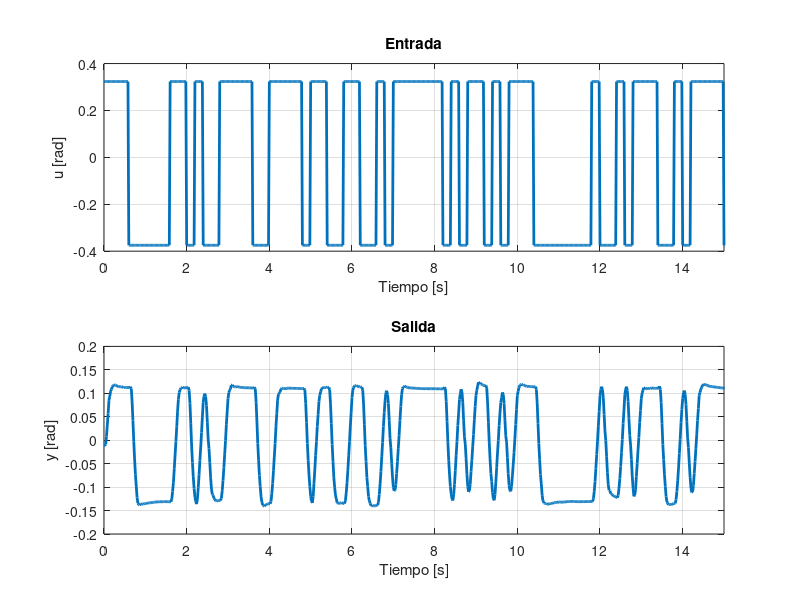

This chart was generated by the following MATLAB code: (Note: this script raises an error after producing the figure.)
clear; close all; clc;
load('datos_prueba.mat');
u = deg2rad(u - mean(u));
y = deg2rad(y - mean(y));
fs = 50;
Ts = 1/fs;

figure('Position',[50 -50 800 600]);

subplot(2, 1, 1);
plot(t, u, 'LineWidth', 2);
grid on;
xlabel('Tiempo [s]');
ylabel('u [rad]');
title('Entrada');
xlim([0, max(t)/4]);

subplot(2, 1, 2),
plot(t, y, 'LineWidth', 2);
grid on;
xlabel('Tiempo [s]');
ylabel('y [rad]');
title('Salida');
xlim([0, max(t)/4]);

exportgraphics(gcf, 'graficos id con medicion/entrada y salida.pdf', 'ContentType', 'image', 'Resolution', 300);
%% IDENTIFICACIÓN PREVIA
s = tf('s');
k = 11.4345;
q0 = 33.1549;
q1 = 9.736; 
G = k /(s^2 + q1 * s + q0); % --> Transferencia a identificar.
%NOTA: Tomar esta transferencia como referencia, no como objetivo. 
%El resultado puede ser distinto a esta, pero no demasiado
Gd = c2d(G, Ts, 'zoh'); 
Gd.Variable = 'z^-1';
present(Gd);
%% PASO 1: Identificación no paramétrica por Welch

NFFT = 512; %La estimación depende fuertemente de este valor. 
ventana = hann(NFFT);
noverlap = NFFT/2;

[Pyu,f] = cpsd(y,u,ventana,noverlap,NFFT,fs, 'twosided');
[Puu,~] = cpsd(u,u,ventana,noverlap,NFFT,fs, 'twosided');
w = 2 * pi * f;

G_welch = Pyu./Puu;

idx = w>0;

w = w(idx);
G_welch = G_welch(idx);

G_welch = frd(G_welch, w);
G_welch_bode = squeeze(G_welch.ResponseData);

%% CÓMPUTO DEL BODE TEÓRICO
G_teorica = squeeze(freqresp(Gd,w));

%% COMPARACIÓN EN BODES
W_MIN = w(1);
W_MAX = 50;
figure;

subplot(2,1,1);
semilogx(w, 20*log10(abs(G_welch_bode)), 'm', 'LineWidth', 1.5); hold on;
semilogx(w, 20*log10(abs(G_teorica)), 'b--', 'LineWidth', 1.5);

grid on;
ylabel('Magnitud [dB]');
legend('Welch',  'Estimacion original', 'Location', 'SouthWest');
title('Estimación por periodograma');
xlabel('\omega [rad/s]');
xlim([W_MIN, W_MAX]);

subplot(2,1,2);
semilogx(w, rad2deg(unwrap(angle(G_welch_bode))), 'm', 'LineWidth', 1.5); hold on;
semilogx(w, rad2deg(unwrap(angle(G_teorica))), 'b--', 'LineWidth', 1.5);

ylim([-400, 40]);
grid on;
xlabel('\omega [rad/s]');
ylabel('Fase [°]');
xlim([W_MIN, W_MAX]);

fig1 = gcf;
exportgraphics(fig1, 'graficos id con medicion/bode periodograma.pdf', 'ContentType', 'image', 'Resolution', 300);
%% ¿Está mal? Puede que no.
%{
Pareciera haber detectado un polo doble en 17.8 rad/s. 
Idea: esto puede tener que ver con el hecho de que la entrada es muy
amplia (+/- 20°, 40° de amplitud). Puede que se saturara la velocidad del
servo.

O simplemente la identificación original se hizo en otras condiciones.

¿Tiene sentido que la identificación sea sensible a las condiciones del
experimento?
%}

%% PASO 2: IDENTIFICACIÓN  POR ARX + REDUCCÓN

%Dividimos en conjuntos de identificación y testeo
N = length(u);
Nid = floor(0.75*N);
z_id  = iddata(y(1:Nid),u(1:Nid),Ts);
z_val = iddata(y(Nid+1:end),u(Nid+1:end),Ts);

orden = [8, 8, 1];
m_arx = arx(z_id, orden);

%% COMPARACIÓN EN BODES
w_plot = logspace(-1,2,length(w));

H_orig = squeeze(freqresp(Gd,w_plot));
H_arx  = squeeze(freqresp(m_arx,w_plot));


H_welch = interp1(w,G_welch_bode,w_plot,'pchip');

figure;
subplot(2,1,1)

semilogx(w_plot,20*log10(abs(H_welch)), 'm','LineWidth',1.5);hold on;
semilogx(w_plot,20*log10(abs(H_orig)),'b--','LineWidth',2); hold on;
semilogx(w_plot,20*log10(abs(H_arx)),'r','LineWidth',1.5);
grid on
ylabel('Magnitud [dB]')
xlim([1e-1 1e2])
xlabel('\omega [rad/s]')

legend('Welch','Original','ARX', 'Location','SouthWest');

title('Comparación de respuestas en frecuencia');

subplot(2,1,2)

semilogx(w_plot, unwrap(angle(H_welch))*180/pi,'m','LineWidth',1.5); hold on;
semilogx(w_plot,unwrap(angle(H_orig))*180/pi,'b--','LineWidth',2); hold on;
semilogx(w_plot, unwrap(angle(H_arx))*180/pi,'r','LineWidth',1.5);

grid on
xlabel('\omega [rad/s]')
ylabel('Fase [°]')
xlim([1e-1 1e2])

% OBS: Welch y arx identifican lo mismo

fig2 = gcf;
exportgraphics(fig2, 'graficos id con medicion/Bode arx.pdf', 'ContentType', 'image', 'Resolution', 300);
%% Reducción
[Ad, Bd, Cd, Dd] = ssdata(m_arx); %devuelve las matrices de la representación en ee del sistema
[Ab, Bb, Cb, M, T] = dbalreal(Ad,Bd,Cd);
disp("Valores singulares de Hankel: ")
M'
%Debería quedarme solo con los primeros 2 estados
[Ar, Br, Cr, Dr] = dmodred(Ab,Bb,Cb,Dd,3:length(M)); %elimina los estados indicados en el último vector
[b,a] = ss2tf(Ar, Br, Cr, 0); %genera los coeficientes de los polinomios
m_arx_red = idpoly(a,b,1,1,[],[],Ts);
present(Gd);
present(m_arx_red);

%% Comparación con la primer identificación
H_arx_red = squeeze(freqresp(m_arx_red, w_plot));

figure;
subplot(2, 1, 1);
semilogx(w_plot, 20 * log10(abs(H_arx)), 'r', 'LineWidth', 1.5); hold on;
semilogx(w_plot, 20 * log10(abs(H_arx_red)), 'm', 'LineWidth', 1.5); hold on;
semilogx(w_plot, 20 * log10(abs(H_orig)), 'b--', 'LineWidth', 1.5);
grid on;
legend('Sin reducir', 'Reducido', 'Original', 'Location', 'SouthWest');
xlabel('\omega [rad/s]');
ylabel('Magnitud [dB]');
title('Bode original, ARX y ARX reducido');

subplot(2, 1, 2);
semilogx(w_plot, rad2deg(unwrap(angle(H_arx))), 'r', 'LineWidth', 1.5); hold on;
semilogx(w_plot, rad2deg(unwrap(angle(H_arx_red))), 'm', 'LineWidth', 1.5); hold on;
semilogx(w_plot, rad2deg(unwrap(angle(H_orig))), 'b--', 'LineWidth', 1.5);
grid on;
xlabel('\omega [rad/s]');
ylabel('Fase [°]');
ylim([-360, 30]);

fig3 = gcf;
exportgraphics(fig3, 'graficos id con medicion/bode arx reducido.pdf', 'ContentType', 'image', 'Resolution', 300);
%% COMPARACIÓN EN EL CONJUNTO DE VALIDACIÓN

figure('Position',[50 -50 800 600]);

subplot(2, 1, 1);
compare(z_val, Gd);
grid on;
set(findall(gca,'Type','line'),'LineWidth',2);
xlabel('Tiempo [s]');
ylabel('y [rad]');
title('Salida según identificación original');

subplot(2, 1, 2);
compare(z_val, m_arx_red);
grid on;
set(findall(gca,'Type','line'),'LineWidth',2);
xlabel('Tiempo [s]');
ylabel('y [rad]');
title('Salida según identificación por ARX + reducción');

fig4 = gcf;
exportgraphics(fig4, 'graficos id con medicion/Comparacion orig. vs reduciodo.pdf', 'ContentType', 'image', 'Resolution', 300);
% Se observa que para el conjunto de datos recolectado, el sistema original es muy lento

%%
figure;
resid(z_val, m_arx_red);
grid on;
title('Residuos');
ylim([-0.5, 1.25]);
ylabel('Amplitud');

fig5 = gcf;
exportgraphics(fig5, 'graficos id con medicion/Residuos.pdf', 'ContentType', 'image', 'Resolution', 300);
